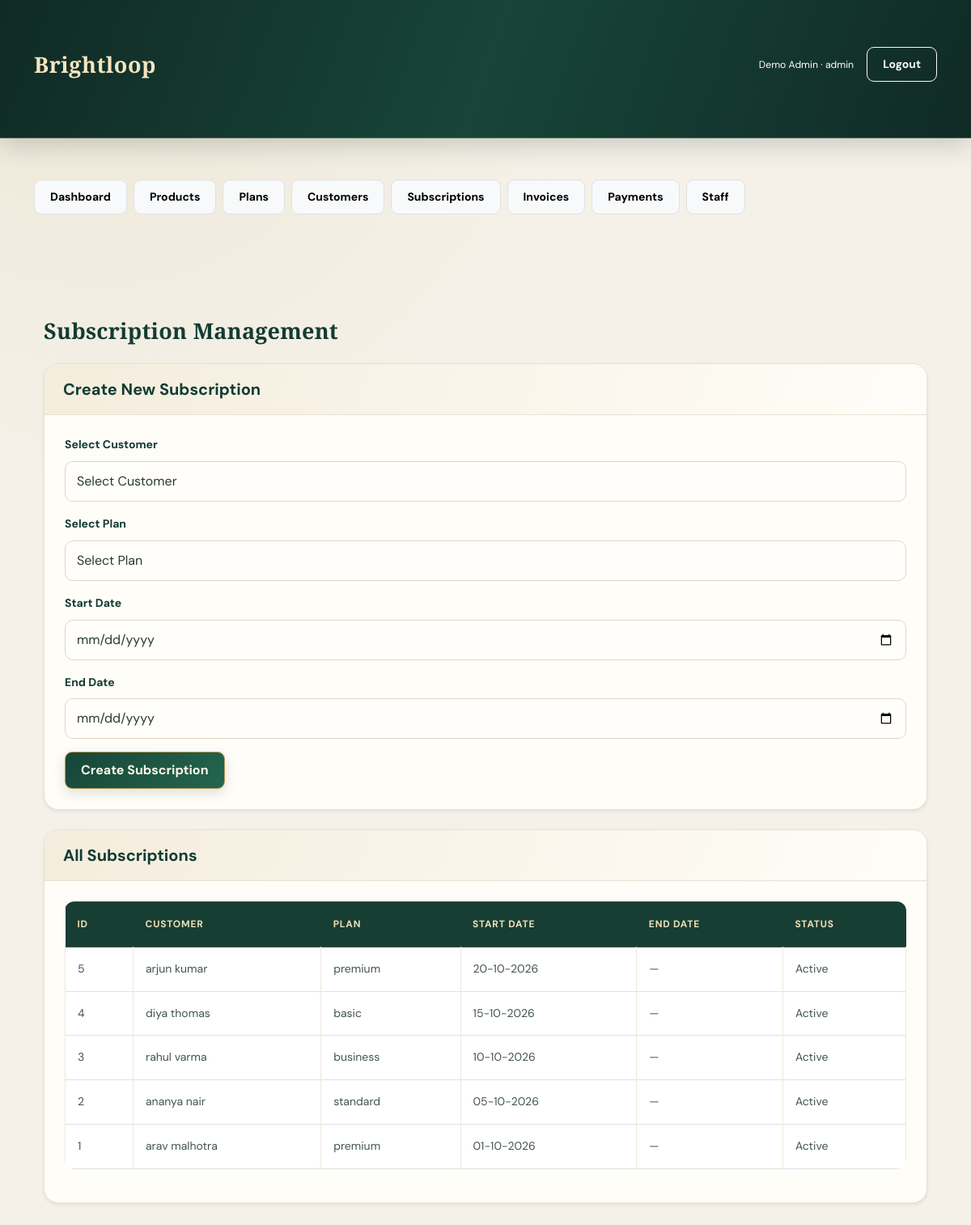
Screenshot of /subscriptions (signed in) with the database file from the repository.
### backend/app.py (models this page shows)
class User(UserMixin, db.Model):
    id = db.Column(db.Integer, primary_key=True)
    name = db.Column(db.String(100), nullable=False)
    email = db.Column(db.String(150), unique=True, nullable=False)
    password = db.Column(db.String(255), nullable=False)
    role = db.Column(db.String(20), default="customer")

class Subscription(db.Model):
    id = db.Column(db.Integer, primary_key=True)
    customer_id = db.Column(
        db.Integer, db.ForeignKey("customer.id"), nullable=False
    )
    plan_id = db.Column(
        db.Integer, db.ForeignKey("plan.id"), nullable=False
    )
    quantity = db.Column(db.Integer, default=1)
    start_date = db.Column(db.Date, default=date.today)
    expiry_date = db.Column(db.Date)
    status = db.Column(db.String(30), default="Active")
    customer = db.relationship("Customer")
    plan = db.relationship("Plan")

class Customer(db.Model):
    id = db.Column(db.Integer, primary_key=True)
    name = db.Column(db.String(120), nullable=False)
    email = db.Column(db.String(150), nullable=False)
    company = db.Column(db.String(120))

class Plan(db.Model):
    id = db.Column(db.Integer, primary_key=True)
    name = db.Column(db.String(120), nullable=False)
    price = db.Column(db.Float, nullable=False, default=0)
    billing_cycle = db.Column(db.String(20), default="Monthly")
    min_quantity = db.Column(db.Integer, default=1)
    active = db.Column(db.Boolean, default=True)

### backend/app.py (the view, shortened to what this page needs)
@app.route("/subscriptions", methods=["GET", "POST"])
@roles_required("admin", "staff")
def subscriptions():
    return render_template(
        "subscriptions.html",
        subscriptions=Subscription.query.order_by(
            Subscription.id.desc()
        ).all(),
        customers=Customer.query.all(),
        plans=Plan.query.filter_by(active=True).all()
    )

### backend/app.py (called while the page is built)
@login_manager.user_loader
def load_user(user_id):
    return db.session.get(User, int(user_id))

def roles_required(*roles):
    def decorator(fn):
        @wraps(fn)
        @login_required
        def wrapped(*args, **kwargs):
            if current_user.role not in roles:
                abort(403)
            return fn(*args, **kwargs)
        return wrapped
    return decorator

### frontend/templates/subscriptions.html (shortened to what this page needs)
{% extends "base.html" %}
{% block content %}
<div class="container mt-4">
    <h2 class="mb-4">Subscription Management</h2>
    <div class="card shadow-sm mb-4">
        <div class="card-header">
            <h5 class="mb-0">Create New Subscription</h5>
        </div>
        <div class="card-body">
            <form method="POST" action="{{ url_for('subscriptions') }}">
                <div class="mb-3">
                    <label class="form-label">Select Customer</label>
                    <select name="customer_id" class="form-select" required>
                        <option value="">Select Customer</option>
                    </select>
                </div>
                <div class="mb-3">
                    <label class="form-label">Select Plan</label>
                    <select name="plan_id" class="form-select" required>
                        <option value="">Select Plan</option>
                    </select>
                </div>
                <div class="mb-3">
                    <label class="form-label">Start Date</label>
                    <input type="date" name="start_date"
                           class="form-control"
                           min="{{ today }}" required>
                </div>
                <div class="mb-3">
                    <label class="form-label">End Date</label>
                    <input type="date" name="end_date"
                           class="form-control">
                </div>
                <button type="submit" class="btn btn-primary">
                    Create Subscription
                </button>
            </form>
        </div>
    </div>
    <div class="card shadow-sm">
        <div class="card-header">
            <h5 class="mb-0">All Subscriptions</h5>
        </div>
        <div class="card-body table-responsive">
            <table class="table table-bordered table-hover">
                <thead class="table-dark">
                    <tr>
                        <th>ID</th>
                        <th>Customer</th>
                        <th>Plan</th>
                        <th>Start Date</th>
                        <th>End Date</th>
                        <th>Status</th>
                    </tr>
                </thead>
                <tbody>
                    {% for subscription in subscriptions %}
                    <tr>
                        <td>{{ subscription.id }}</td>
                        <td>{{ subscription.customer.name }}</td>
                        <td>{{ subscription.plan.name }}</td>
                        <td>{{ subscription.start_date.strftime('%d-%m-%Y') }}</td>
                        <td>
                            {% if subscription.end_date %}
                                {{ subscription.end_date.strftime('%d-%m-%Y') }}
                            {% else %}
                                —
                            {% endif %}
                        </td>
                        <td>{{ subscription.status }}</td>
                    </tr>
                    {% else %}
                    <tr>
                        <td colspan="6" class="text-center">
                            No subscriptions available.
                        </td>
                    </tr>
                    {% endfor %}
                </tbody>
            </table>
        </div>
    </div>
</div>
{% endblock %}

### frontend/templates/base.html (shortened to what this page needs)
<!doctype html>
<html lang="en">
<head>
    <link
        href="https://cdn.jsdelivr.net/npm/bootstrap@5.3.3/dist/css/bootstrap.min.css"
        rel="stylesheet"
    >
    <link
        href="{{ url_for('static', filename='style.css') }}"
        rel="stylesheet"
    >
</head>
<body>
    <nav class="navbar navbar-expand-lg navbar-dark">
        <div class="container">
            <a class="navbar-brand fw-bold"
               href="{{ url_for('dashboard') }}">
                Brightloop
            </a>
            <div class="d-flex gap-3 align-items-center">
                {% if current_user.is_authenticated %}
                    <span class="text-white small">
                        {{ current_user.name }} · {{ current_user.role }}
                    </span>
                    <a class="btn btn-sm btn-outline-light"
                       href="{{ url_for('logout') }}">
                        Logout
                    </a>
                {% endif %}
            </div>
        </div>
    </nav>
    {% if current_user.is_authenticated and current_user.role != 'customer' %}
    <div class="container mt-3">
        <div class="d-flex flex-wrap gap-2">
            {% for endpoint, label in [
                ('dashboard', 'Dashboard'),
                ('products', 'Products'),
                ('plans', 'Plans'),
                ('customers', 'Customers'),
                ('subscriptions', 'Subscriptions'),
                ('invoices', 'Invoices'),
                ('payments', 'Payments')
            ] %}
                <a class="btn btn-sm btn-light border"
                   href="{{ url_for(endpoint) }}">
                    {{ label }}
                </a>
            {% endfor %}
            {% if current_user.role == 'admin' %}
                <a class="btn btn-sm btn-light border"
                   href="{{ url_for('staff') }}">
                    Staff
                </a>
            {% endif %}
        </div>
    </div>
    {% endif %}
    <main class="container py-4">
        {% block content %}
        {% endblock %}
    </main>
</body>
</html>

### static/style.css (style rules this page uses)
:root { --bg: #f5f1e8; --surface: #fffdf8; --surface-soft: #f9f6ef; --emerald: #123c32; --emerald-light: #1e5949; --deep: #102a25; --gold: #bd9955; --gold-light: #e4cc98; --text: #263b34; --muted: #8a9188; --border: #e9e1d1; --success: #287c5d; --danger: #b94d4d; --shadow: 0 12px 35px rgba(42, 55, 42, 0.08); }
* { box-sizing: border-box; }
body { background: radial-gradient(circle at 10% 0%, #eee7d7 0, transparent 32%), var(--bg); color: var(--text); font-family: 'DM Sans', sans-serif; font-size: 14px; line-height: 1.7; }
.container { padding-top: 35px; padding-bottom: 45px; }
.navbar { background: linear-gradient( 110deg, #102a25, #174538, #102a25 ) !important; padding: 17px 30px; border-bottom: 1px solid rgba(228, 204, 152, 0.35); box-shadow: 0 8px 30px rgba(16, 42, 37, 0.2); }
.navbar-brand { color: #f4e5bf !important; font-family: 'Playfair Display', serif; font-size: 27px; font-weight: 700; letter-spacing: 0.5px; }
h1, h2, h3, h4, h5, h6 { color: var(--emerald); font-weight: 700; }
h1, h2 { font-family: 'Playfair Display', serif; letter-spacing: 0.2px; }
h2 { font-size: 27px; }
.card { background: var(--surface); border: 1px solid var(--border); border-radius: 18px; margin-bottom: 25px; box-shadow: var(--shadow); overflow: hidden; transition: 0.3s ease; }
.card-header { background: linear-gradient( 110deg, #f4eddd, #fffdf8 ); color: var(--emerald); border-bottom: 1px solid var(--border); padding: 19px 23px; font-weight: 700; }
.card-body { padding: 25px; }
.btn { border-radius: 9px; padding: 10px 19px; font-family: 'DM Sans', sans-serif; font-weight: 700; transition: all 0.25s ease; }
.btn-primary { background: linear-gradient( 135deg, #174538, #24664f ); border: 1px solid #bd9955; color: #fff8e8; box-shadow: 0 5px 15px rgba(18, 60, 50, 0.15); }
.form-label { color: var(--emerald); font-weight: 700; margin-bottom: 8px; }
.form-control, .form-select { background: #fffefa; border: 1px solid #ded6c6; border-radius: 10px; padding: 12px 14px; color: var(--text); }
.table { background: var(--surface); border-radius: 12px; overflow: hidden; vertical-align: middle; }
.table thead th { background: #173e33; color: #f0dfb8; border: none; padding: 17px 15px; font-size: 12px; text-transform: uppercase; letter-spacing: 0.8px; }
.table tbody td { color: #42564c; padding: 15px; border-color: #eee8dc; }
a { color: #8d6e36; text-decoration: none; transition: 0.2s; }

### rows the page displays
User: name "Demo Admin", role "admin"
Subscription: id "5", customer.name "arjun kumar", plan.name "premium", start_date "20-10-2026", status "Active"
Subscription: id "4", customer.name "diya thomas", plan.name "basic", start_date "15-10-2026", status "Active"
Subscription: id "3", customer.name "rahul varma", plan.name "business", start_date "10-10-2026", status "Active"
Subscription: id "2", customer.name "ananya nair", plan.name "standard", start_date "05-10-2026", status "Active"
Subscription: id "1", customer.name "arav malhotra", plan.name "premium", start_date "01-10-2026", status "Active"

### other values shown
{{ label }} "Dashboard" "Products" "Plans" "Customers" "Subscriptions" "Invoices" "Payments"
